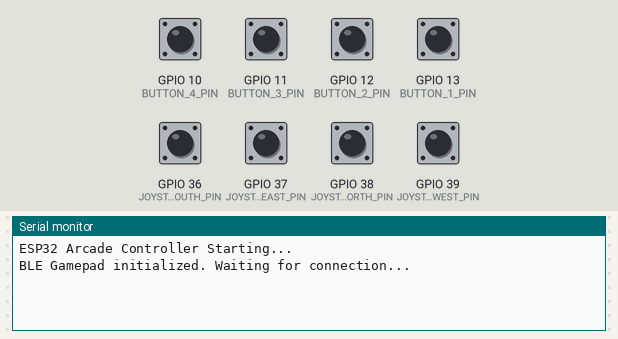
This sketch was run on a simulated ESP32-S3. On the bench: the last lines printed to the serial monitor. The inputs (shaded band) are chosen by the test bench; at power-on: GPIO 10 (BUTTON_4_PIN), GPIO 11 (BUTTON_3_PIN), GPIO 12 (BUTTON_2_PIN), GPIO 13 (BUTTON_1_PIN), GPIO 36 (JOYSTICK_SOUTH_PIN), GPIO 37 (JOYSTICK_EAST_PIN), GPIO 38 (JOYSTICK_NORTH_PIN), GPIO 39 (JOYSTICK_WEST_PIN) HIGH. USB keyboard and mouse output is not drawn.

Above: at 1.2 s.
1.3 s: GPIO 10 (BUTTON_4_PIN) pulled LOW for 0.15 s
At 2.4 s:
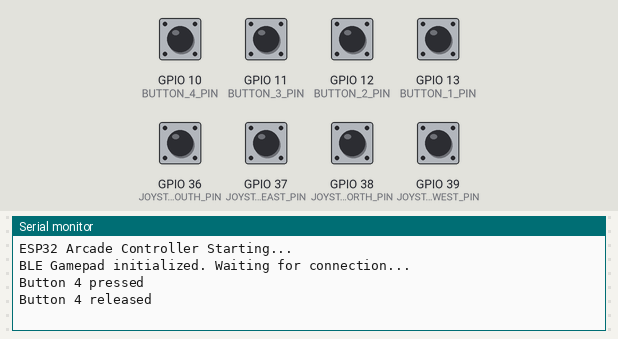
2.9 s: GPIO 36 (JOYSTICK_SOUTH_PIN) pulled LOW for 0.15 s
At 3.6 s:
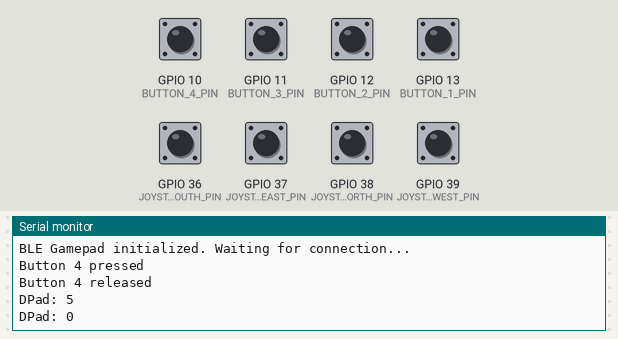
4.5 s: GPIO 11 (BUTTON_3_PIN) pulled LOW for 0.15 s
At 4.64 s:
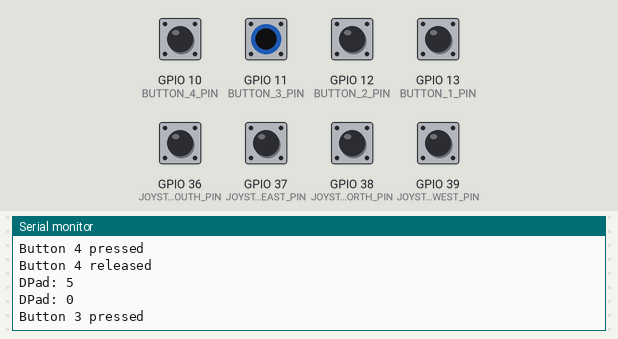
6.1 s: GPIO 12 (BUTTON_2_PIN) pulled LOW for 0.15 s
At 7.2 s:
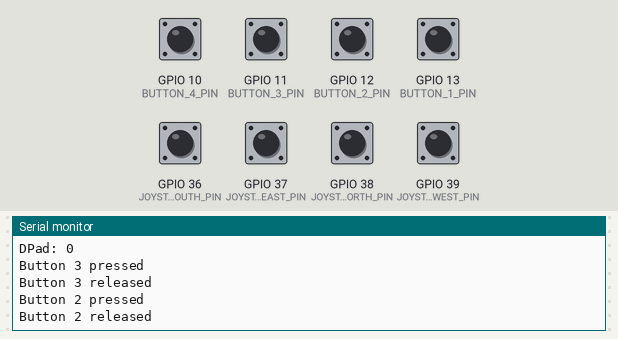
7.7 s: GPIO 13 (BUTTON_1_PIN) pulled LOW for 0.15 s
At 8.4 s:
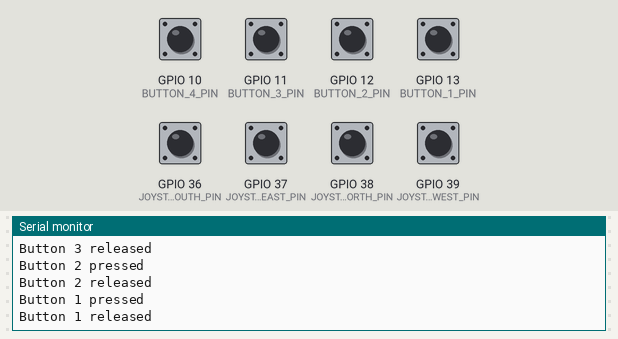
9.3 s: GPIO 37 (JOYSTICK_EAST_PIN) pulled LOW for 0.15 s
At 10.7 s:
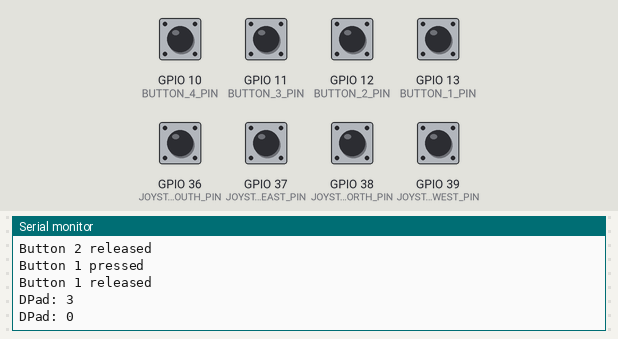
Timing chart, 0 to 11.9 s (numbered marks = the images above; inputs shaded):
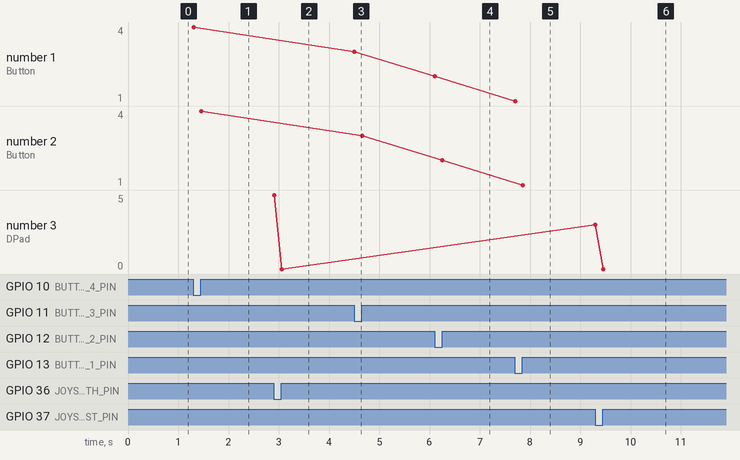

Measured:
- after the input at 1.3 s, the serial monitor: prints a new line at once (image 1)
- after the input at 2.9 s, the serial monitor: prints a new line at once (image 2)
- after the input at 4.5 s, the serial monitor: prints a new line at once (image 3)
- after the input at 6.1 s, the serial monitor: prints a new line at once (image 4)
- after the input at 7.7 s, the serial monitor: prints a new line at once (image 5)
- after the input at 9.3 s, the serial monitor: prints a new line at once (image 6)
- plotted number 1: 4 → 3 after the input at 4.5 s, 3 → 2 after the input at 6.1 s, 2 → 1 after the input at 7.7 s
- plotted number 2: 4 → 3 after the input at 4.5 s, 3 → 2 after the input at 6.1 s, 2 → 1 after the input at 7.7 s

The sketch:

controller_s3.ino
```cpp
#include <BleGamepad.h>

// ピン定義 - 実際のピン番号に合わせて変更してください
#define JOYSTICK_NORTH_PIN   38   // ジョイスティック上
#define JOYSTICK_SOUTH_PIN   36   // ジョイスティック下
#define JOYSTICK_WEST_PIN    39  // ジョイスティック左
#define JOYSTICK_EAST_PIN    37  // ジョイスティック右

#define BUTTON_1_PIN        13  // ボタン1
#define BUTTON_2_PIN        12  // ボタン2
#define BUTTON_3_PIN        11 // ボタン3
#define BUTTON_4_PIN        10  // ボタン4

// BLEGamepadオブジェクト作成
BleGamepad bleGamepad("ESP32ArcadeController", "MommaWatasu", 100);

// 前回の状態を保持する変数
bool prevJoystickUp = false;
bool prevJoystickDown = false;
bool prevJoystickLeft = false;
bool prevJoystickRight = false;

int JoystickRightcount = 0;
int JoystickLeftcount = 0;
int JoystickUpcount = 0;
int JoystickDowncount = 0;

bool prevButton1 = false;
bool prevButton2 = false;
bool prevButton3 = false;
bool prevButton4 = false;

void setup() {
  Serial.begin(115200);
  Serial.println("ESP32 Arcade Controller Starting...");

  // ピンモードを入力プルアップに設定（ボタンはGNDに接続）
  pinMode(JOYSTICK_NORTH_PIN, INPUT_PULLUP);
  pinMode(JOYSTICK_SOUTH_PIN, INPUT_PULLUP);
  pinMode(JOYSTICK_WEST_PIN, INPUT_PULLUP);
  pinMode(JOYSTICK_EAST_PIN, INPUT_PULLUP);

  pinMode(BUTTON_1_PIN, INPUT_PULLUP);
  pinMode(BUTTON_2_PIN, INPUT_PULLUP);
  pinMode(BUTTON_3_PIN, INPUT_PULLUP);
  pinMode(BUTTON_4_PIN, INPUT_PULLUP);

  // BLE Gamepadを開始
  bleGamepad.begin();
  Serial.println("BLE Gamepad initialized. Waiting for connection...");
}

void loop() {
  if (bleGamepad.isConnected()) {
    // ジョイスティック（DPad）の状態読み取り
    bool joystickUp = !digitalRead(JOYSTICK_NORTH_PIN);      // LOW = 押された状態
    bool joystickDown = !digitalRead(JOYSTICK_SOUTH_PIN);
    bool joystickLeft = !digitalRead(JOYSTICK_WEST_PIN);
    bool joystickRight = !digitalRead(JOYSTICK_EAST_PIN);

    // ボタンの状態読み取り
    bool button1 = !digitalRead(BUTTON_1_PIN);
    bool button2 = !digitalRead(BUTTON_2_PIN);
    bool button3 = !digitalRead(BUTTON_3_PIN);
    bool button4 = !digitalRead(BUTTON_4_PIN);

    if (joystickRight) {
      JoystickRightcount = 10;
    } else {
      JoystickRightcount -= 1;
    }
    if (joystickLeft) {
      JoystickLeftcount = 10;
    } else {
      JoystickLeftcount -= 1;
    }
    if (joystickUp) {
      JoystickUpcount = 10;
    } else {
      JoystickUpcount -= 1;
    }
    if (joystickDown) {
      JoystickDowncount = 10;
    } else {
      JoystickDowncount -= 1;
    }

    // DPadの状態更新（変化があった場合のみ）
    if (joystickUp != prevJoystickUp || joystickDown != prevJoystickDown ||
        joystickLeft != prevJoystickLeft || joystickRight != prevJoystickRight) {

      // DPadの値を計算（8方向 + ニュートラル）
      uint8_t dpadValue = DPAD_CENTERED;

      if (joystickUp && joystickRight) {
        dpadValue = DPAD_UP_RIGHT;
      } else if (joystickUp && joystickLeft) {
        dpadValue = DPAD_UP_LEFT;
      } else if (joystickDown && joystickRight) {
        dpadValue = DPAD_DOWN_RIGHT;
      } else if (joystickDown && joystickLeft) {
        dpadValue = DPAD_DOWN_LEFT;
      } else if (joystickUp) {
        if (JoystickRightcount > 0) {
          dpadValue = DPAD_UP_RIGHT;
        } else if (JoystickLeftcount > 0) {
          dpadValue = DPAD_UP_LEFT;
        } else {
          dpadValue = DPAD_UP;
        }
      } else if (joystickDown) {
        if (JoystickRightcount > 0) {
          dpadValue = DPAD_DOWN_RIGHT;
        } else if (JoystickLeftcount > 0) {
          dpadValue = DPAD_DOWN_LEFT;
        } else {
          dpadValue = DPAD_DOWN;
        }
      } else if (joystickLeft) {
        if (JoystickUpcount > 0) {
          dpadValue = DPAD_UP_LEFT;
        } else if (JoystickDowncount > 0) {
          dpadValue = DPAD_DOWN_LEFT;
        } else {
          dpadValue = DPAD_LEFT;
        }
      } else if (joystickRight) {
        if (JoystickUpcount > 0) {
          dpadValue = DPAD_UP_RIGHT;
        } else if (JoystickDowncount > 0) {
          dpadValue = DPAD_DOWN_RIGHT;
        } else {
          dpadValue = DPAD_RIGHT;
        }
      }

      bleGamepad.setHat1(dpadValue);

      // デバッグ情報出力
      Serial.print("DPad: ");
      Serial.println(dpadValue);

      // 前回の状態を更新
      prevJoystickUp = joystickUp;
      prevJoystickDown = joystickDown;
      prevJoystickLeft = joystickLeft;
      prevJoystickRight = joystickRight;
    }

    // ボタン1の状態更新
    if (button1 != prevButton1) {
      if (button1) {
        bleGamepad.press(BUTTON_1);
        Serial.println("Button 1 pressed");
      } else {
        bleGamepad.release(BUTTON_1);
        Serial.println("Button 1 released");
      }
      prevButton1 = button1;
    }

    // ボタン2の状態更新
    if (button2 != prevButton2) {
      if (button2) {
        bleGamepad.press(BUTTON_2);
        Serial.println("Button 2 pressed");
      } else {
        bleGamepad.release(BUTTON_2);
        Serial.println("Button 2 released");
      }
      prevButton2 = button2;
    }

    // ボタン3の状態更新
    if (button3 != prevButton3) {
      if (button3) {
        bleGamepad.press(BUTTON_5);
        Serial.println("Button 3 pressed");
      } else {
        bleGamepad.release(BUTTON_5);
        Serial.println("Button 3 released");
      }
      prevButton3 = button3;
    }

    // ボタン4の状態更新
    if (button4 != prevButton4) {
      if (button4) {
        bleGamepad.press(BUTTON_4);
        Serial.println("Button 4 pressed");
      } else {
        bleGamepad.release(BUTTON_4);
        Serial.println("Button 4 released");
      }
      prevButton4 = button4;
    }
  } else {
    Serial.println("Waiting for BLE connection...");
  }

  // チャタリング防止のための短い遅延
  delay(10);
}
```
